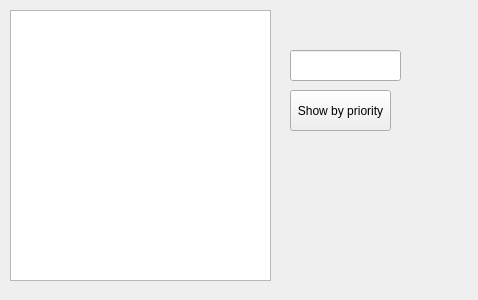
<?xml version="1.0" encoding="UTF-8"?>
<ui version="4.0">
 <class>GUI</class>
 <widget class="QWidget" name="GUI">
  <property name="geometry">
   <rect>
    <x>0</x>
    <y>0</y>
    <width>478</width>
    <height>300</height>
   </rect>
  </property>
  <property name="windowTitle">
   <string>Form</string>
  </property>
  <widget class="QListWidget" name="task_listWidget">
   <property name="geometry">
    <rect>
     <x>10</x>
     <y>10</y>
     <width>261</width>
     <height>271</height>
    </rect>
   </property>
  </widget>
  <widget class="QLineEdit" name="priority_lineEdit">
   <property name="geometry">
    <rect>
     <x>290</x>
     <y>50</y>
     <width>111</width>
     <height>31</height>
    </rect>
   </property>
  </widget>
  <widget class="QPushButton" name="priority_pushButton">
   <property name="geometry">
    <rect>
     <x>290</x>
     <y>90</y>
     <width>101</width>
     <height>41</height>
    </rect>
   </property>
   <property name="text">
    <string>Show by priority</string>
   </property>
  </widget>
 </widget>
 <resources/>
 <connections/>
</ui>
